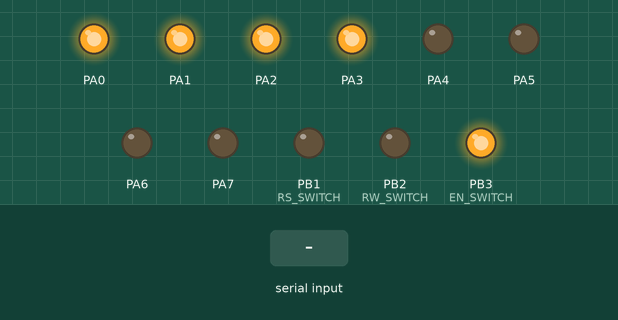
This program was run on a simulated ATmega32, built with avr-gcc and emulated at 1 MHz. Parts: output pins drawn as LEDs (lit = HIGH). Dashed ring = blinking. Inputs (shaded band) come from the test bench.

Above: at 6.5 s.
6.6 s: "1\n" received over Serial
At 9.2 s:
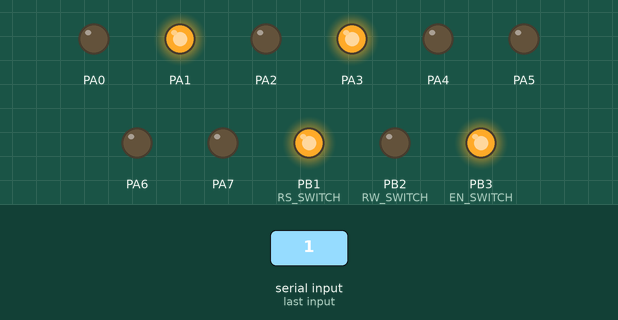
9.6 s: "0\n" received over Serial
At 10.0 s:
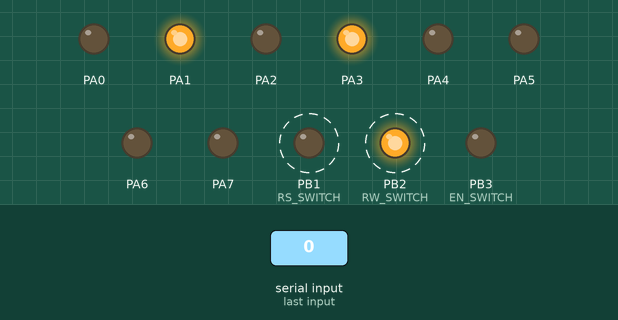
12.1 s: "2\n" received over Serial
At 13.0 s:
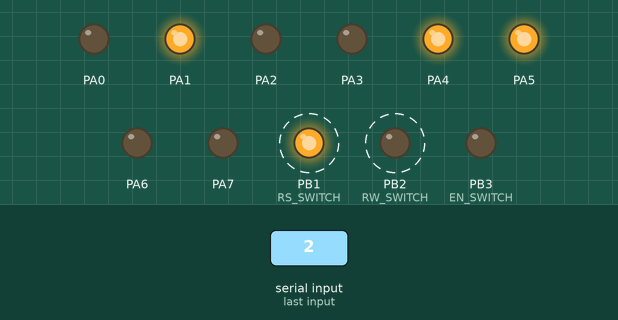
Timing chart, 0 to 15.6 s (numbered marks = the images above; inputs shaded):
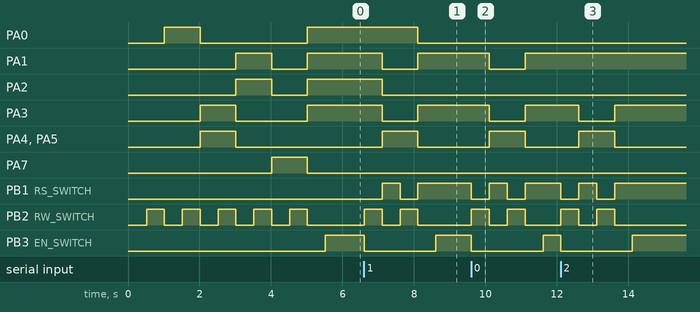

Measured:
- after the input at 6.6 s, PA0: HIGH → LOW after 1.5 s; PA1, PA3: HIGH → LOW after 0.51 s, → HIGH 1.0 s later; PA2: HIGH → LOW after 0.51 s; PA4, PA5: LOW → HIGH after 0.51 s, → LOW 1.0 s later; PB1 (RS_SWITCH): LOW → HIGH after 0.51 s, → LOW 0.50 s later, → HIGH 0.50 s later
- after the input at 9.6 s, PA1, PA3: HIGH → LOW after 0.51 s, → HIGH 1.0 s later; PA4, PA5: LOW → HIGH after 0.51 s, → LOW 1.0 s later; PB1 (RS_SWITCH), PB2 (RW_SWITCH): alternates HIGH for 0.50 s and LOW for 0.50 s, starting at once; PB3 (EN_SWITCH): HIGH → LOW at once, → HIGH 2.0 s later
- after the input at 12.1 s, PA3: HIGH → LOW after 0.51 s, → HIGH 1.0 s later; PA4: LOW → HIGH after 0.51 s, → LOW 1.0 s later
- by itself, PB2 (RW_SWITCH): alternates HIGH for 0.50 s and LOW for 0.50 s, 10 changes in all, then stays LOW

The program:

main.c
```c
/*
 * UART_Driver.c
 *
 * Created: 9/20/2024 9:24:45 AM
 * Author : USER
 */

#include "HAL/LCD.h"
#include "MCAL/USART.h"
#include "stdio.h"
#include <avr/interrupt.h>
ISR(USART_RXC_vect)
{
	LCD_WRITE_CHAR(UDR);
}
int main(void)
{
	uint32_t num;
	LCD_INIT();
	UART_Init();
//	UART_Send('1');
	//UART_Send('2');
//	UART_Send('3');
	//UART_PrintString("Kyrillos");
	//LCD_WRITE_CHAR(UART_Receive());
	char Name[20];
	char chr;
	/*UART_SendString_Asynch("Kerolos");
	_delay_ms(1000);
	UART_SendString_Asynch("dddddd");
	/* Replace with your application code */
	sei();
	SetBit(UCSRB,RXCIE);
    while (1)
    {

		/*UART_ReceiveString(Name);
		LCD_WRITE_STRING(Name);
		if(UART_ReceivePeriodicCheck(&chr))
		{
			LCD_GOTO_XY(0,0);
			LCD_WRITE_CHAR(chr);
			_delay_ms(100);
		}*/
		}
}
```

LCD.c
```c
/*
 * LCD.c
 *
 * Created: 8/28/2024 10:32:24 AM
 *  Author: USER
 */
#include "LCD.h"

void LCD_clear_screen()
{
	LCD_WRITE_COMMAND(LCD_CLEAR_SCREEN);
}
void LCD_KICK()
{
	LCD_CTRL &= ~(1<<EN_SWITCH);
	_delay_ms(500);
	LCD_CTRL |= (1<<EN_SWITCH);
}
void LCD_GOTO_XY(unsigned char line, unsigned char position)
{
	if(line == 1)
	LCD_WRITE_COMMAND(LCD_BEGIN_AT_FIRST_ROW + position);
	else if(line == 2)
	LCD_WRITE_COMMAND(LCD_BEGIN_AT_SECOND_ROW + position);
}
LCD_isbusy(){
	#ifdef EIGHT_BIT_MODE
	DataDir_LCD_PORT =0x00;
	#endif
	#ifdef FOUR_BIT_MODE
	DataDir_LCD_PORT &= ~(0xFF<<DATA_shift);
	#endif
	LCD_CTRL |= (1<<RW_SWITCH);
	LCD_CTRL &= ~(1<<RS_SWITCH);
	LCD_KICK();
	DataDir_LCD_PORT = 0xFF;
	LCD_CTRL &= ~(1<<RW_SWITCH);
}
void LCD_INIT()
{
	_delay_ms(20);
	LCD_isbusy();
	DataDir_LCD_CTRL |= (1<<EN_SWITCH) | (1<<RW_SWITCH) | (1<<RS_SWITCH);
	LCD_CTRL &= ~((1<<EN_SWITCH) | (1<<RW_SWITCH) | (1<<RS_SWITCH));
	DataDir_LCD_PORT = 0xFF;
	LCD_clear_screen();
	#ifdef EIGHT_BIT_MODE
	LCD_WRITE_COMMAND(LCD_FUNCTION_8BIT_2LINES);
	#endif
	#ifdef FOUR_BIT_MODE
	LCD_WRITE_COMMAND(0x02);
	LCD_WRITE_COMMAND(LCD_FUNCTION_4BIT_2LINES);
	#endif
	LCD_WRITE_COMMAND(LCD_ENTRY_MODE);
	LCD_WRITE_COMMAND(LCD_BEGIN_AT_FIRST_ROW);
	LCD_WRITE_COMMAND(LCD_DISP_ON_CURSOR_BLINK);
}

void LCD_WRITE_COMMAND(unsigned char command)
{
	LCD_isbusy();
	#ifdef EIGHT_BIT_MODE
	LCD_PORT = command;
	LCD_CTRL &= ~((1<<RW_SWITCH) | (1<<RS_SWITCH));
	LCD_KICK();
	#endif
	#ifdef FOUR_BIT_MODE
	LCD_PORT = (LCD_PORT & (0x0F))|(command & (0xF0));
	LCD_CTRL &= ~((1<<RW_SWITCH) | (1<<RS_SWITCH));
	_delay_ms(1);
	LCD_KICK();
	LCD_PORT = ((LCD_PORT & (0x0F))|(command<<4));
	LCD_CTRL &= ~((1<<RW_SWITCH) | (1<<RS_SWITCH));
	_delay_ms(1);
	LCD_KICK();
	#endif
}

void LCD_WRITE_CHAR(unsigned char data)
{
	LCD_isbusy();
	#ifdef EIGHT_BIT_MODE
	LCD_PORT = data;
	LCD_CTRL &= ~(1<<RW_SWITCH);
	LCD_CTRL |= (1<<RS_SWITCH);
	LCD_KICK();
	#endif
	#ifdef FOUR_BIT_MODE
	LCD_PORT = (LCD_PORT & 0x0F) | (data & 0xF0);
	LCD_CTRL &= ~(1<<RW_SWITCH);
	LCD_CTRL |= (1<<RS_SWITCH);
	_delay_ms(1);
	LCD_KICK();
	LCD_PORT = (LCD_PORT & 0x0F) | (data << 4);
	LCD_CTRL &= ~(1<<RW_SWITCH);
	LCD_CTRL |= (1<<RS_SWITCH);
	_delay_ms(1);
	LCD_KICK();
	#endif
}
void LCD_WRITE_STRING(char* string)
{
	unsigned char count = 0;
	while(*string != 0)
	{
		LCD_WRITE_CHAR(*(string++));
		count++;
		if(count == 16)
		{
			LCD_GOTO_XY(2,0);
		}
		else if (count == 32)
		{
			LCD_clear_screen();
			LCD_GOTO_XY(1,0);
			count = 0;
		}
	}
}
```

LCD.h
```c
/*
 * lcd.h
 *
 * Created: 4/22/2021 3:01:25 PM
 *  Author: Kyrillos
 */


#ifndef LCD_H_
#define LCD_H_

#define F_CPU 1000000UL

#include<avr/io.h>
#include<util/delay.h>

#define LCD_PORT PORTA
#define DataDir_LCD_PORT DDRA
#define LCD_CTRL PORTB
#define DataDir_LCD_CTRL DDRB
#define RS_SWITCH 1
#define RW_SWITCH 2
#define EN_SWITCH 3
#define DATA_shift 4 // in 8 bit mode 0 and in 4 bit mode 4

#define EIGHT_BIT_MODE
//#define FOUR_BIT_MODE

#define LCD_FUNCTION_8BIT_2LINES   					(0x38)
#define LCD_FUNCTION_4BIT_2LINES   					(0x28)
#define LCD_MOVE_DISP_RIGHT       					(0x1C)
#define LCD_MOVE_DISP_LEFT   						(0x18)
#define LCD_MOVE_CURSOR_RIGHT   					(0x14)
#define LCD_MOVE_CURSOR_LEFT 	  					(0x10)
#define LCD_DISP_OFF   								(0x08)
#define LCD_DISP_ON_CURSOR   						(0x0E)
#define LCD_DISP_ON_CURSOR_BLINK   					(0x0F)
#define LCD_DISP_ON_BLINK   						(0x0D)
#define LCD_DISP_ON   								(0x0C)
#define LCD_ENTRY_DEC   							(0x04)
#define LCD_ENTRY_DEC_SHIFT   						(0x05)
#define LCD_ENTRY_INC_   							(0x06)
#define LCD_ENTRY_INC_SHIFT   						(0x07)
#define LCD_BEGIN_AT_FIRST_ROW						(0x80)
#define LCD_BEGIN_AT_SECOND_ROW						(0xC0)
#define LCD_CLEAR_SCREEN							(0x01)
#define LCD_ENTRY_MODE								(0x06)


void LCD_INIT();
void LCD_WRITE_COMMAND(unsigned char command);
void LCD_WRITE_CHAR(unsigned char character);
void LCD_WRITE_STRING(char* string);
void LCD_check_lcd_isbusy(void);
void LCD_lcd_kick(void);
void LCD_clear_screen();
void LCD_GOTO_XY(unsigned char line, unsigned char position);

#endif /* LCD_H_ */
```

USART.c
```c
/*
 * USART.c
 *
 * Created: 9/20/2024 5:40:59 AM
 *  Author: USER
 */
#include "USART.h"
static uint8_t* TX_Str ;
static uint8_t* RX_Str ;
static uint8_t flag_send = 1;
static uint8_t flag_receive = 1;
ISR(USART_TXC_vect)
{
	static uint8_t i = 1;
	if(TX_Str[i] != 0)
	{
		UART_SendNoBlock(TX_Str[i]);
		i++;
	}
	else
	{
		i = 1;

		flag_send = 1;

	}
}

void UART_Init(void)
{
	//baud rate
	UBRRL = 51;
	CLEARBIT(UCSRA,U2X);
	//frame
	//SetBit(UCSRC,URSEL); //Q1
	//CLEARBIT(UCSRC,UMSEL);
	//CLEARBIT(UCSRC,UPM0);
	//CLEARBIT(UCSRC,UPM1);
	//8-bit data
	//SetBit(UCSRC,UCSZ0);
	//SetBit(UCSRC,UCSZ1);
//	CLEARBIT(UCSRC,UCSZ2);
	//Enable
	SetBit(UCSRB,RXEN);
	SetBit(UCSRB,TXEN);
}

uint8_t UART_Receive()
{
	while(!READBIT(UCSRA,RXC));
	return UDR;
}

void UART_Send(uint8_t data)
{
	while(!READBIT(UCSRA,UDRE));
	UDR = data;

}

void UART_SendNumber(uint32_t num)
{
	uint8_t *Ptr = &num; // Explicit cast to uint8_t pointer
	UART_Send(Ptr[0]);
	UART_Send(Ptr[1]);
	UART_Send(Ptr[2]);
	UART_Send(Ptr[3]);

}

uint32_t UART_ReceiveNumber(void)
{
	uint32_t num;
	uint8_t *ptr = &num;
	ptr[0] = UART_Receive();
	ptr[1] = UART_Receive();
	ptr[2] = UART_Receive();
	ptr[3] = UART_Receive();
	return num;

}
void UART_PrintString(char *ptr)
{
	while(*ptr)
	{
		UART_Send(*ptr);
		ptr++;
	}
	UART_Send(defaultStop);
}

void UART_ReceiveString(char *Ptr)
{

	uint8_t i = 0;
	Ptr[i] = UART_Receive();
	while(Ptr[i] != defaultStop)
	{
		i++;
		Ptr[i] = UART_Receive();
	}
	Ptr[i] = '\0';
}
uint8_t UART_ReceivePeriodicCheck(uint8_t *ptr)
{
	if(READBIT(UCSRA,RXC))
	{
		*ptr = UDR;
		return 1;
	}

	return 0;
}

UART_RX_InterruptEable(void)
{
	sei();
	SetBit(UCSRB,RXCIE);
}

UART_RX_InterruptDisable(void)
{
	CLEARBIT(UCSRB,RXCIE);
}
UART_TX_InterruptEable(void)
{
	sei();
	SetBit(UCSRB,TXCIE);
}

UART_TX_InterruptDisable(void)
{
	CLEARBIT(UCSRB,TXCIE);
}

void UART_SendString_Asynch(uint8_t *str)
{
	if(flag_send == 1)
	{
		TX_Str = str;
		UART_TX_InterruptEable();
		UART_SendNoBlock(str[0]);
		flag_send = 0;
	}
}

void UART_SendNoBlock(uint8_t data)
{
	UDR = data;
}

uint8_t UART_ReceiveString_Asynch(uint8_t *str)
{
		RX_Str = str;

		UART_RX_InterruptEable();
		//*RX_Str = UART_ReceiveNoBlock();

	return READBIT(UCSRA,RXC);
}

uint8_t UART_ReceiveNoBlock(void)
{
	return UDR;
}
```

USART.h
```c
/*
 * USART.h
 *
 * Created: 9/20/2024 5:39:39 AM
 *  Author: USER
 */


#ifndef USART_H_
#define USART_H_

#include "stdint.h"
#include <avr/io.h>
#include "Utils.h"
#include <avr/interrupt.h>
#define defaultStop			'\r'


void UART_Init(void);

void UART_Send(uint8_t data);

uint8_t UART_Receive(void);

void UART_SendNumber(uint32_t num);

uint32_t UART_ReceiveNumber(void);

void UART_PrintString(char *ptr);

void UART_ReceiveString(char *Ptr);

uint8_t UART_ReceivePeriodicCheck(uint8_t *ptr);

void UART_RX_InterruptEable(void);

void UART_RX_InterruptDisable(void);

void UART_TX_InterruptEable(void);

void UART_TX_InterruptDisable(void);

void UART_SendString_Asynch(uint8_t *str);

void UART_SendNoBlock(uint8_t data);

uint8_t UART_ReceiveString_Asynch(uint8_t *str);

uint8_t UART_ReceiveNoBlock(void);

#endif /* USART_H_ */
```

Utils.h
```c
#ifndef Utils_h
#define Utils_h

#define SetBit(REG,BIT)		(REG = REG | (1<<BIT))
#define CLEARBIT(REG,BIT) 	(REG = REG & (~(1<<BIT)))
#define READBIT(REG,BIT)	(REG = (REG>>BIT)&1)
#define toggle (REG,BIT)	(REG = REG ^ (1<<BIT))

#endif
```
